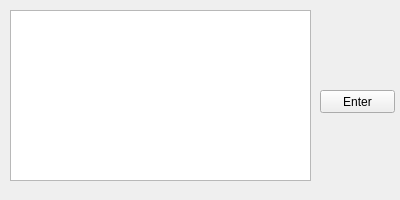
<?xml version="1.0" encoding="UTF-8"?>
<ui version="4.0">
 <class>Form</class>
 <widget class="QWidget" name="Form">
  <property name="geometry">
   <rect>
    <x>0</x>
    <y>0</y>
    <width>400</width>
    <height>200</height>
   </rect>
  </property>
  <property name="windowTitle">
   <string>Form</string>
  </property>
  <widget class="QPlainTextEdit" name="plainTextEdit">
   <property name="geometry">
    <rect>
     <x>10</x>
     <y>10</y>
     <width>301</width>
     <height>171</height>
    </rect>
   </property>
  </widget>
  <widget class="QPushButton" name="pushButton">
   <property name="geometry">
    <rect>
     <x>320</x>
     <y>90</y>
     <width>75</width>
     <height>23</height>
    </rect>
   </property>
   <property name="text">
    <string>Enter</string>
   </property>
  </widget>
 </widget>
 <resources/>
 <connections/>
</ui>
